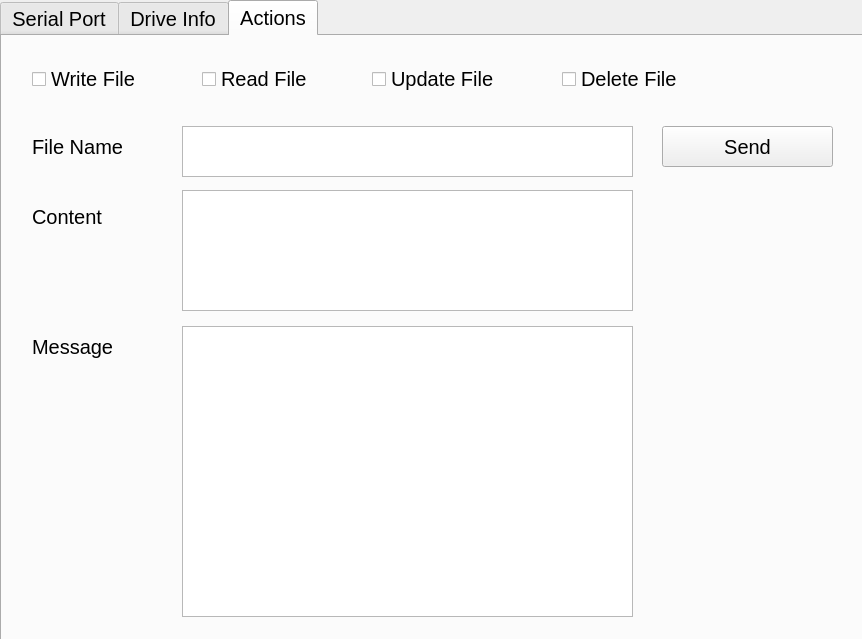
<?xml version="1.0" encoding="UTF-8"?>
<ui version="4.0">
 <class>SerialPortWidget</class>
 <widget class="QWidget" name="SerialPortWidget">
  <property name="geometry">
   <rect>
    <x>0</x>
    <y>0</y>
    <width>862</width>
    <height>639</height>
   </rect>
  </property>
  <property name="font">
   <font>
    <pointsize>15</pointsize>
   </font>
  </property>
  <property name="windowTitle">
   <string>SerialPortWidget</string>
  </property>
  <widget class="QTabWidget" name="tabWidget">
   <property name="geometry">
    <rect>
     <x>0</x>
     <y>0</y>
     <width>871</width>
     <height>641</height>
    </rect>
   </property>
   <property name="currentIndex">
    <number>2</number>
   </property>
   <widget class="QWidget" name="tab">
    <attribute name="title">
     <string>Serial Port</string>
    </attribute>
    <widget class="QComboBox" name="flowControlBox">
     <property name="geometry">
      <rect>
       <x>190</x>
       <y>290</y>
       <width>181</width>
       <height>31</height>
      </rect>
     </property>
    </widget>
    <widget class="QLabel" name="label_7">
     <property name="geometry">
      <rect>
       <x>30</x>
       <y>340</y>
       <width>61</width>
       <height>21</height>
      </rect>
     </property>
     <property name="text">
      <string>Code</string>
     </property>
    </widget>
    <widget class="QLabel" name="label_4">
     <property name="geometry">
      <rect>
       <x>30</x>
       <y>190</y>
       <width>111</width>
       <height>31</height>
      </rect>
     </property>
     <property name="text">
      <string>Stop Bits</string>
     </property>
    </widget>
    <widget class="QPushButton" name="refreshPortsButton">
     <property name="geometry">
      <rect>
       <x>400</x>
       <y>40</y>
       <width>171</width>
       <height>41</height>
      </rect>
     </property>
     <property name="baseSize">
      <size>
       <width>0</width>
       <height>0</height>
      </size>
     </property>
     <property name="font">
      <font>
       <pointsize>15</pointsize>
      </font>
     </property>
     <property name="text">
      <string>Refresh Ports</string>
     </property>
    </widget>
    <widget class="QPushButton" name="disconnectButton">
     <property name="geometry">
      <rect>
       <x>400</x>
       <y>160</y>
       <width>171</width>
       <height>41</height>
      </rect>
     </property>
     <property name="baseSize">
      <size>
       <width>0</width>
       <height>0</height>
      </size>
     </property>
     <property name="font">
      <font>
       <pointsize>15</pointsize>
      </font>
     </property>
     <property name="text">
      <string>Disconnect</string>
     </property>
     <property name="autoDefault">
      <bool>true</bool>
     </property>
    </widget>
    <widget class="QLabel" name="label_5">
     <property name="geometry">
      <rect>
       <x>30</x>
       <y>240</y>
       <width>121</width>
       <height>31</height>
      </rect>
     </property>
     <property name="text">
      <string>Parity</string>
     </property>
    </widget>
    <widget class="QComboBox" name="stopBitsBox">
     <property name="geometry">
      <rect>
       <x>190</x>
       <y>190</y>
       <width>101</width>
       <height>31</height>
      </rect>
     </property>
    </widget>
    <widget class="QLineEdit" name="codeBox">
     <property name="geometry">
      <rect>
       <x>190</x>
       <y>340</y>
       <width>91</width>
       <height>31</height>
      </rect>
     </property>
    </widget>
    <widget class="QLabel" name="label_2">
     <property name="geometry">
      <rect>
       <x>30</x>
       <y>90</y>
       <width>111</width>
       <height>21</height>
      </rect>
     </property>
     <property name="text">
      <string>Baud Rate</string>
     </property>
    </widget>
    <widget class="QPushButton" name="connectButton">
     <property name="geometry">
      <rect>
       <x>400</x>
       <y>100</y>
       <width>171</width>
       <height>41</height>
      </rect>
     </property>
     <property name="baseSize">
      <size>
       <width>0</width>
       <height>0</height>
      </size>
     </property>
     <property name="font">
      <font>
       <pointsize>15</pointsize>
      </font>
     </property>
     <property name="text">
      <string>Connect</string>
     </property>
     <property name="checkable">
      <bool>false</bool>
     </property>
     <property name="checked">
      <bool>false</bool>
     </property>
     <property name="autoDefault">
      <bool>true</bool>
     </property>
     <property name="default">
      <bool>false</bool>
     </property>
     <property name="flat">
      <bool>false</bool>
     </property>
    </widget>
    <widget class="QLabel" name="label_3">
     <property name="geometry">
      <rect>
       <x>30</x>
       <y>140</y>
       <width>121</width>
       <height>31</height>
      </rect>
     </property>
     <property name="text">
      <string>Data Bits</string>
     </property>
    </widget>
    <widget class="QComboBox" name="serialPortsBox">
     <property name="geometry">
      <rect>
       <x>190</x>
       <y>41</y>
       <width>101</width>
       <height>31</height>
      </rect>
     </property>
     <property name="editable">
      <bool>false</bool>
     </property>
    </widget>
    <widget class="QComboBox" name="dataBitsBox">
     <property name="geometry">
      <rect>
       <x>190</x>
       <y>141</y>
       <width>101</width>
       <height>31</height>
      </rect>
     </property>
    </widget>
    <widget class="QComboBox" name="parityBox">
     <property name="geometry">
      <rect>
       <x>190</x>
       <y>241</y>
       <width>181</width>
       <height>31</height>
      </rect>
     </property>
    </widget>
    <widget class="QComboBox" name="baudRateBox">
     <property name="geometry">
      <rect>
       <x>190</x>
       <y>90</y>
       <width>101</width>
       <height>31</height>
      </rect>
     </property>
     <property name="editable">
      <bool>false</bool>
     </property>
     <property name="currentIndex">
      <number>-1</number>
     </property>
    </widget>
    <widget class="QLabel" name="label_6">
     <property name="geometry">
      <rect>
       <x>30</x>
       <y>290</y>
       <width>151</width>
       <height>31</height>
      </rect>
     </property>
     <property name="font">
      <font>
       <pointsize>15</pointsize>
      </font>
     </property>
     <property name="text">
      <string>Flow Control</string>
     </property>
    </widget>
    <widget class="QLabel" name="label">
     <property name="geometry">
      <rect>
       <x>30</x>
       <y>45</y>
       <width>51</width>
       <height>21</height>
      </rect>
     </property>
     <property name="text">
      <string>Port</string>
     </property>
    </widget>
   </widget>
   <widget class="QWidget" name="driveInfoTab">
    <attribute name="title">
     <string>Drive Info</string>
    </attribute>
    <widget class="QTextBrowser" name="deviceInfoText">
     <property name="geometry">
      <rect>
       <x>530</x>
       <y>40</y>
       <width>311</width>
       <height>461</height>
      </rect>
     </property>
    </widget>
    <widget class="QLabel" name="label_8">
     <property name="geometry">
      <rect>
       <x>340</x>
       <y>50</y>
       <width>161</width>
       <height>20</height>
      </rect>
     </property>
     <property name="text">
      <string>Drive Content</string>
     </property>
    </widget>
    <widget class="QLabel" name="label_9">
     <property name="geometry">
      <rect>
       <x>30</x>
       <y>50</y>
       <width>121</width>
       <height>20</height>
      </rect>
     </property>
     <property name="text">
      <string>Drive Size</string>
     </property>
    </widget>
    <widget class="QLabel" name="label_10">
     <property name="geometry">
      <rect>
       <x>30</x>
       <y>140</y>
       <width>141</width>
       <height>31</height>
      </rect>
     </property>
     <property name="text">
      <string>Free Space</string>
     </property>
    </widget>
    <widget class="QTextBrowser" name="textBrowser">
     <property name="geometry">
      <rect>
       <x>30</x>
       <y>80</y>
       <width>256</width>
       <height>41</height>
      </rect>
     </property>
    </widget>
    <widget class="QTextBrowser" name="textBrowser_2">
     <property name="geometry">
      <rect>
       <x>30</x>
       <y>180</y>
       <width>256</width>
       <height>41</height>
      </rect>
     </property>
    </widget>
   </widget>
   <widget class="QWidget" name="actionsTab">
    <attribute name="title">
     <string>Actions</string>
    </attribute>
    <widget class="QTextEdit" name="fileNameTextField">
     <property name="geometry">
      <rect>
       <x>180</x>
       <y>90</y>
       <width>451</width>
       <height>51</height>
      </rect>
     </property>
    </widget>
    <widget class="QLabel" name="label_15">
     <property name="geometry">
      <rect>
       <x>30</x>
       <y>160</y>
       <width>121</width>
       <height>41</height>
      </rect>
     </property>
     <property name="text">
      <string>Content</string>
     </property>
    </widget>
    <widget class="QCheckBox" name="readFileCheckbox">
     <property name="geometry">
      <rect>
       <x>200</x>
       <y>30</y>
       <width>131</width>
       <height>26</height>
      </rect>
     </property>
     <property name="text">
      <string>Read File</string>
     </property>
    </widget>
    <widget class="QTextBrowser" name="messageReceived">
     <property name="geometry">
      <rect>
       <x>180</x>
       <y>290</y>
       <width>451</width>
       <height>291</height>
      </rect>
     </property>
    </widget>
    <widget class="QCheckBox" name="deleteFileCheckbox">
     <property name="geometry">
      <rect>
       <x>560</x>
       <y>30</y>
       <width>151</width>
       <height>26</height>
      </rect>
     </property>
     <property name="text">
      <string>Delete File</string>
     </property>
    </widget>
    <widget class="QCheckBox" name="writeFileCheckbox">
     <property name="geometry">
      <rect>
       <x>30</x>
       <y>30</y>
       <width>191</width>
       <height>26</height>
      </rect>
     </property>
     <property name="text">
      <string>Write File</string>
     </property>
    </widget>
    <widget class="QPushButton" name="sendAction">
     <property name="geometry">
      <rect>
       <x>660</x>
       <y>90</y>
       <width>171</width>
       <height>41</height>
      </rect>
     </property>
     <property name="baseSize">
      <size>
       <width>0</width>
       <height>0</height>
      </size>
     </property>
     <property name="font">
      <font>
       <pointsize>15</pointsize>
      </font>
     </property>
     <property name="text">
      <string>Send</string>
     </property>
    </widget>
    <widget class="QLabel" name="label_16">
     <property name="geometry">
      <rect>
       <x>30</x>
       <y>290</y>
       <width>121</width>
       <height>41</height>
      </rect>
     </property>
     <property name="text">
      <string>Message</string>
     </property>
    </widget>
    <widget class="QLabel" name="label_14">
     <property name="geometry">
      <rect>
       <x>30</x>
       <y>90</y>
       <width>121</width>
       <height>41</height>
      </rect>
     </property>
     <property name="text">
      <string>File Name</string>
     </property>
    </widget>
    <widget class="QTextEdit" name="contentTextField">
     <property name="enabled">
      <bool>true</bool>
     </property>
     <property name="geometry">
      <rect>
       <x>180</x>
       <y>154</y>
       <width>451</width>
       <height>121</height>
      </rect>
     </property>
     <property name="readOnly">
      <bool>false</bool>
     </property>
    </widget>
    <widget class="QCheckBox" name="updateFileCheckbox">
     <property name="geometry">
      <rect>
       <x>370</x>
       <y>30</y>
       <width>161</width>
       <height>26</height>
      </rect>
     </property>
     <property name="text">
      <string>Update File</string>
     </property>
    </widget>
   </widget>
  </widget>
 </widget>
 <resources/>
 <connections/>
</ui>
